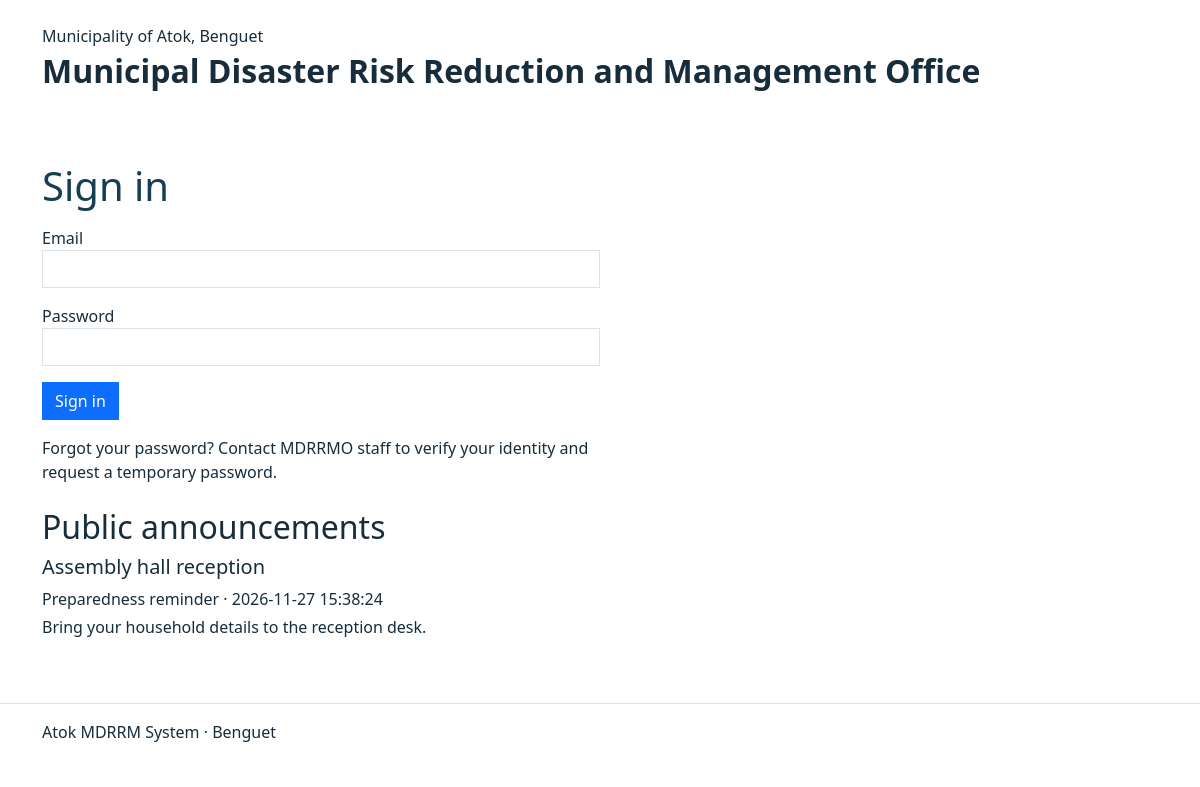
The page / on the database its author committed.
### tables this page shows
CREATE TABLE announcements (
    id INT UNSIGNED AUTO_INCREMENT PRIMARY KEY,
    title VARCHAR(150) NOT NULL,
    category ENUM('Disaster advisory','Evacuation instructions','Emergency announcement','Preparedness reminder') NOT NULL,
    message TEXT NOT NULL,
    status ENUM('Draft','Published','Withdrawn') NOT NULL DEFAULT 'Draft',
    revision INT UNSIGNED NOT NULL DEFAULT 1,
    show_on_login BOOLEAN NOT NULL DEFAULT FALSE,
    published_at DATETIME DEFAULT NULL,
    INDEX (status, published_at, id)
);

### includes/session.php (called while the page is built, shortened)
<?php
function posted(string $field): string
{
    return is_string($_POST[$field] ?? null) ? $_POST[$field] : '';
}

### index.php (the view, shortened to what this page needs)
<?php
require __DIR__ . '/includes/session.php';
$email = trim(posted('email'));
require __DIR__ . '/includes/header.php';
?>
<h1>Sign in</h1>
<form method="post" class="col-md-6">
    <label class="d-block mb-3">Email<input class="form-control" name="email" type="email" value="<?= htmlspecialchars($email) ?>" required autocomplete="username"></label>
    <label class="d-block mb-3">Password<input class="form-control" name="password" type="password" required autocomplete="current-password"></label>
    <button class="btn btn-primary">Sign in</button>
</form>
<p class="mt-3">Forgot your password? Contact MDRRMO staff to verify your identity and request a temporary password.</p>
<?php
$notices = $pdo->query("SELECT title,category,message,published_at FROM announcements WHERE status='Published' AND show_on_login=1 ORDER BY published_at DESC,id DESC LIMIT 3")->fetchAll();
?>
<?php if ($notices): ?>
    <section class="mt-4" aria-labelledby="notices">
        <h2 id="notices">Public announcements</h2>
        <?php foreach ($notices as $notice): ?>
            <article class="mb-3">
                <h3 class="h5"><?= htmlspecialchars($notice['title']) ?></h3>
                <p class="mb-1"><?= htmlspecialchars($notice['category']) ?> · <?= htmlspecialchars($notice['published_at']) ?></p>
                <p><?= nl2br(htmlspecialchars($notice['message'])) ?></p>
            </article>
        <?php endforeach; ?>
    </section>
<?php endif; ?>
<?php require __DIR__ . '/includes/footer.php'; ?>

### assets/css/site.css (style rules this page uses)
body { color: #172d3b; }
.navbar-toggler, .btn, .form-control, .form-select { border-radius: 0; }
main > p { max-width: 65ch; }
main h1 { color: #173f54; margin-bottom: 1rem; }

### rows shown on the page
announcements: title "Assembly hall reception", category "Preparedness reminder", published_at "2026-11-27 15:38:24", message "Bring your household details to the reception desk."
